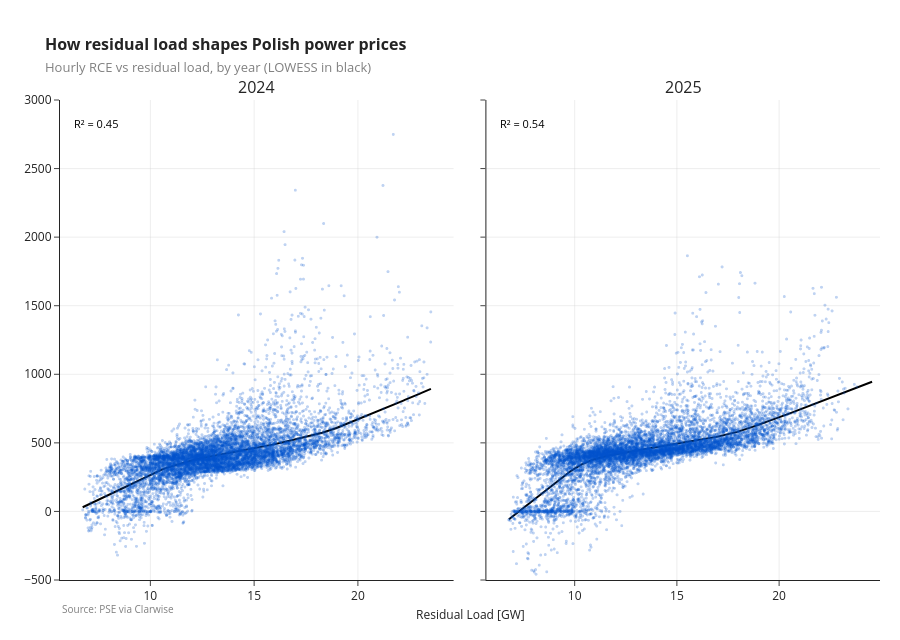

The notebook cell saved with this chart:
### Markdown cell above
## Figure 1 - Year-by-year scatter with LOWESS fit

Hourly market price (PLN/MWh) vs residual load (GW). The
black line is a LOWESS smoother.

### Code cell
n_years = len(years_sorted)
cols = min(3, n_years) if n_years else 1
rows = max(1, (n_years + cols - 1) // cols)
fig1 = make_subplots(
    rows=rows,
    cols=cols,
    subplot_titles=[str(y) for y in years_sorted],
    shared_yaxes=True,
    shared_xaxes=False,
    horizontal_spacing=0.04,
    vertical_spacing=0.10,
)

year_stats = []
for i, year in enumerate(years_sorted):
    row, col = i // cols + 1, i % cols + 1
    sub = df[df['year'] == year]
    sample = sub.sample(min(len(sub), MAX_SCATTER_POINTS_PER_YEAR), random_state=RANDOM_SEED)

    fig1.add_trace(
        go.Scattergl(
            x=sample['residual_load_gw'],
            y=sample['rce'],
            mode='markers',
            marker=dict(size=3, opacity=0.25, color='#0052CC'),
            showlegend=False,
            name=str(year),
        ),
        row=row,
        col=col,
    )

    ex, ey, r2 = lowess_smooth(
        sub['residual_load_gw'].values,
        sub['rce'].values,
        frac=LOWESS_FRAC_YEARLY,
    )
    if ex is not None:
        fig1.add_trace(
            go.Scatter(
                x=ex,
                y=ey,
                mode='lines',
                line=dict(color='black', width=2),
                showlegend=False,
                name=f'{year} LOWESS',
            ),
            row=row,
            col=col,
        )
        fig1.add_annotation(
            text=f'R² = {r2:.2f}',
            xref=f'x{i+1} domain' if i else 'x domain',
            yref=f'y{i+1} domain' if i else 'y domain',
            x=0.03,
            y=0.97,
            xanchor='left',
            yanchor='top',
            showarrow=False,
            font=dict(size=11, color='black'),
        )

    year_stats.append(
        {
            'year': int(year),
            'r2_lowess': r2,
            'median_price_pln': float(sub['rce'].median()),
            'pct_hours_le_0': float((sub['rce'] <= 0).mean() * 100),
            'neg_price_hours': int((sub['rce'] <= 0).sum()),
            'n_hours': int(len(sub)),
        }
    )

fig1.update_yaxes(range=[-500, 3000])
fig1.update_xaxes(showgrid=True, gridcolor='rgba(200,200,200,0.3)', zeroline=False)
fig1.update_yaxes(showgrid=True, gridcolor='rgba(200,200,200,0.3)', zeroline=False)
fig1.update_layout(
    title=dict(
        text=(
            "<span style='font-size:16px;font-weight:bold'>How residual load shapes Polish power prices</span>"
            "<br><span style='font-size:13px;color:gray'>Hourly RCE vs residual load, by year (LOWESS in black)</span>"
        )
    ),
    template='simple_white',
    plot_bgcolor='#ffffff',
    paper_bgcolor='#ffffff',
    height=640 * rows,
    margin=dict(t=100, b=60, l=60, r=20),
)
fig1.add_annotation(
    text='Source: PSE via Clarwise',
    xref='paper',
    yref='paper',
    x=0.0,
    y=-0.08,
    xanchor='left',
    showarrow=False,
    font=dict(size=10, color='gray'),
)
fig1.add_annotation(
    text='Residual Load [GW]',
    x=0.5,
    y=-0.05,
    xref='paper',
    yref='paper',
    xanchor='center',
    yanchor='top',
    showarrow=False,
)
fig1.show()

### Figure 1 — Plotly figure (JSON) as saved in the notebook; plotly's stock layout.template omitted (floating-point values rounded to 4 significant figures; data arrays with more than 128 entries replaced by an {"elided": "..."} marker saying what was removed)
{"data": [{"marker": {"color": "#0052CC", "opacity": 0.25, "size": 3}, "mode": "markers", "name": "2024", "showlegend": false, "type": "scattergl", "x": {"elided": "8000 float values"}, "xaxis": "x", "y": {"elided": "8000 float values"}, "yaxis": "y"}, {"line": {"color": "black", "width": 2}, "mode": "lines", "name": "2024 LOWESS", "showlegend": false, "type": "scatter", "x": {"elided": "8759 float values"}, "xaxis": "x", "y": {"elided": "8759 float values"}, "yaxis": "y"}, {"marker": {"color": "#0052CC", "opacity": 0.25, "size": 3}, "mode": "markers", "name": "2025", "showlegend": false, "type": "scattergl", "x": {"elided": "8000 float values"}, "xaxis": "x2", "y": {"elided": "8000 float values"}, "yaxis": "y2"}, {"line": {"color": "black", "width": 2}, "mode": "lines", "name": "2025 LOWESS", "showlegend": false, "type": "scatter", "x": {"elided": "8760 float values"}, "xaxis": "x2", "y": {"elided": "8760 float values"}, "yaxis": "y2"}], "layout": {"annotations": [{"font": {"size": 16}, "showarrow": false, "text": "2024", "x": 0.24, "xanchor": "center", "xref": "paper", "y": 1, "yanchor": "bottom", "yref": "paper"}, {"font": {"size": 16}, "showarrow": false, "text": "2025", "x": 0.76, "xanchor": "center", "xref": "paper", "y": 1, "yanchor": "bottom", "yref": "paper"}, {"font": {"color": "black", "size": 11}, "showarrow": false, "text": "R² = 0.45", "x": 0.03, "xanchor": "left", "xref": "x domain", "y": 0.97, "yanchor": "top", "yref": "y domain"}, {"font": {"color": "black", "size": 11}, "showarrow": false, "text": "R² = 0.54", "x": 0.03, "xanchor": "left", "xref": "x2 domain", "y": 0.97, "yanchor": "top", "yref": "y2 domain"}, {"font": {"color": "gray", "size": 10}, "showarrow": false, "text": "Source: PSE via Clarwise", "x": 0, "xanchor": "left", "xref": "paper", "y": -0.08, "yref": "paper"}, {"showarrow": false, "text": "Residual Load [GW]", "x": 0.5, "xanchor": "center", "xref": "paper", "y": -0.05, "yanchor": "top", "yref": "paper"}], "height": 640, "margin": {"b": 60, "l": 60, "r": 20, "t": 100}, "paper_bgcolor": "#ffffff", "plot_bgcolor": "#ffffff", "title": {"text": "<span style='font-size:16px;font-weight:bold'>How residual load shapes Polish power prices</span><br><span style='font-size:13px;color:gray'>Hourly RCE vs residual load, by year (LOWESS in black)</span>"}, "xaxis": {"anchor": "y", "domain": [0, 0.48], "gridcolor": "rgba(200,200,200,0.3)", "showgrid": true, "zeroline": false}, "xaxis2": {"anchor": "y2", "domain": [0.52, 1], "gridcolor": "rgba(200,200,200,0.3)", "showgrid": true, "zeroline": false}, "yaxis": {"anchor": "x", "domain": [0, 1], "gridcolor": "rgba(200,200,200,0.3)", "range": [-500, 3000], "showgrid": true, "zeroline": false}, "yaxis2": {"anchor": "x2", "domain": [0, 1], "gridcolor": "rgba(200,200,200,0.3)", "matches": "y", "range": [-500, 3000], "showgrid": true, "showticklabels": false, "zeroline": false}}}
